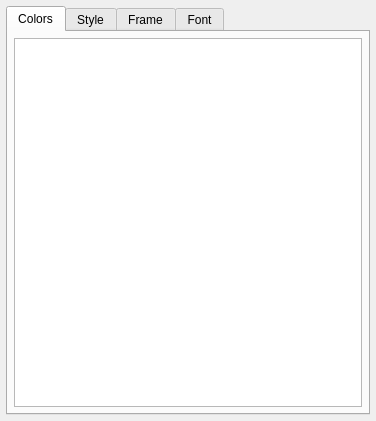
<ui version="4.0" stdsetdef="1" >
  <author></author>
  <comment></comment>
  <exportmacro></exportmacro>
  <class>AppearanceSettingsBase</class>
  <widget class="QDialog" name="AppearanceSettingsBase" >
    <property name="objectName" >
      <string notr="true" >AppearanceSettingsBase</string>
    </property>
    <property name="geometry" >
      <rect>
        <x>0</x>
        <y>0</y>
        <width>376</width>
        <height>421</height>
      </rect>
    </property>
    <property name="windowTitle" >
      <string>Appearance</string>
    </property>
    <layout class="QVBoxLayout" >
      <property name="margin" >
        <number>6</number>
      </property>
      <property name="spacing" >
        <number>4</number>
      </property>
      <item>
        <widget class="QTabWidget" name="tabWidget" >
          <property name="objectName" >
            <string notr="true" >tabWidget</string>
          </property>
          <property name="whatsThis" >
            <string/>
          </property>
          <widget class="QWidget" name="tab" >
            <property name="objectName" >
              <string notr="true" >tab</string>
            </property>
            <attribute name="title" >
              <string>Colors</string>
            </attribute>
            <layout class="QVBoxLayout" >
              <property name="margin" >
                <number>6</number>
              </property>
              <property name="spacing" >
                <number>6</number>
              </property>
              <item>
                <widget class="QListWidget" name="colorList" >
                  <property name="objectName" >
                    <string notr="true" >colorList</string>
                  </property>
                  <property name="whatsThis" >
                    <string>Select a color scheme.  The preview below shows a sample.</string>
                  </property>
                </widget>
              </item>
            </layout>
          </widget>
          <widget class="QWidget" name="tab" >
            <property name="objectName" >
              <string notr="true" >tab</string>
            </property>
            <attribute name="title" >
              <string>Style</string>
            </attribute>
            <layout class="QVBoxLayout" >
              <property name="margin" >
                <number>6</number>
              </property>
              <property name="spacing" >
                <number>6</number>
              </property>
              <item>
                <widget class="QListWidget" name="styleList" >
                  <property name="objectName" >
                    <string notr="true" >styleList</string>
                  </property>
                  <property name="whatsThis" >
                    <string>Select a style.  The style determines the look of the user interface controls such as buttons and scrollbars.</string>
                  </property>
                </widget>
              </item>
            </layout>
          </widget>
          <widget class="QWidget" name="tab" >
            <property name="objectName" >
              <string notr="true" >tab</string>
            </property>
            <attribute name="title" >
              <string>Frame</string>
            </attribute>
            <layout class="QVBoxLayout" >
              <property name="margin" >
                <number>6</number>
              </property>
              <property name="spacing" >
                <number>6</number>
              </property>
              <item>
                <widget class="QListWidget" name="decorationList" >
                  <property name="objectName" >
                    <string notr="true" >decorationList</string>
                  </property>
                  <property name="whatsThis" >
                    <string>Select a window decoration style.  A window style determines the look of the window's title bar and borders.</string>
                  </property>
                </widget>
              </item>
            </layout>
          </widget>
          <widget class="QWidget" name="tab" >
            <property name="objectName" >
              <string notr="true" >tab</string>
            </property>
            <attribute name="title" >
              <string>Font</string>
            </attribute>
            <layout class="QVBoxLayout" >
              <property name="margin" >
                <number>6</number>
              </property>
              <property name="spacing" >
                <number>6</number>
              </property>
              <item>
                <widget class="QListWidget" name="fontList" >
                  <property name="objectName" >
                    <string notr="true" >fontList</string>
                  </property>
                  <property name="whatsThis" >
                    <string>Select the default font family.</string>
                  </property>
                </widget>
              </item>
              <item>
                <layout class="QHBoxLayout" >
                  <property name="margin" >
                    <number>0</number>
                  </property>
                  <property name="spacing" >
                    <number>6</number>
                  </property>
                  <item>
                    <widget class="QLabel" name="fontSizeLabel" >
                      <property name="objectName" >
                        <string notr="true" >fontSizeLabel</string>
                      </property>
                      <property name="sizePolicy" >
                        <sizepolicy>
                          <hsizetype>7</hsizetype>
                          <vsizetype>1</vsizetype>
                          <horstretch>0</horstretch>
                          <verstretch>0</verstretch>
                        </sizepolicy>
                      </property>
                      <property name="text" >
                        <string>Size:</string>
                      </property>
                    </widget>
                  </item>
                  <item>
                    <widget class="QComboBox" name="fontSize" >
                      <property name="objectName" >
                        <string notr="true" >fontSize</string>
                      </property>
                      <property name="whatsThis" >
                        <string>Select the default font size.</string>
                      </property>
                    </widget>
                  </item>
                </layout>
              </item>
            </layout>
          </widget>
        </widget>
      </item>
    </layout>
  </widget>
  <tabstops>
    <tabstop>colorList</tabstop>
    <tabstop>styleList</tabstop>
    <tabstop>decorationList</tabstop>
    <tabstop>fontList</tabstop>
    <tabstop>fontSize</tabstop>
    <tabstop>tabWidget</tabstop>
  </tabstops>
</ui>
